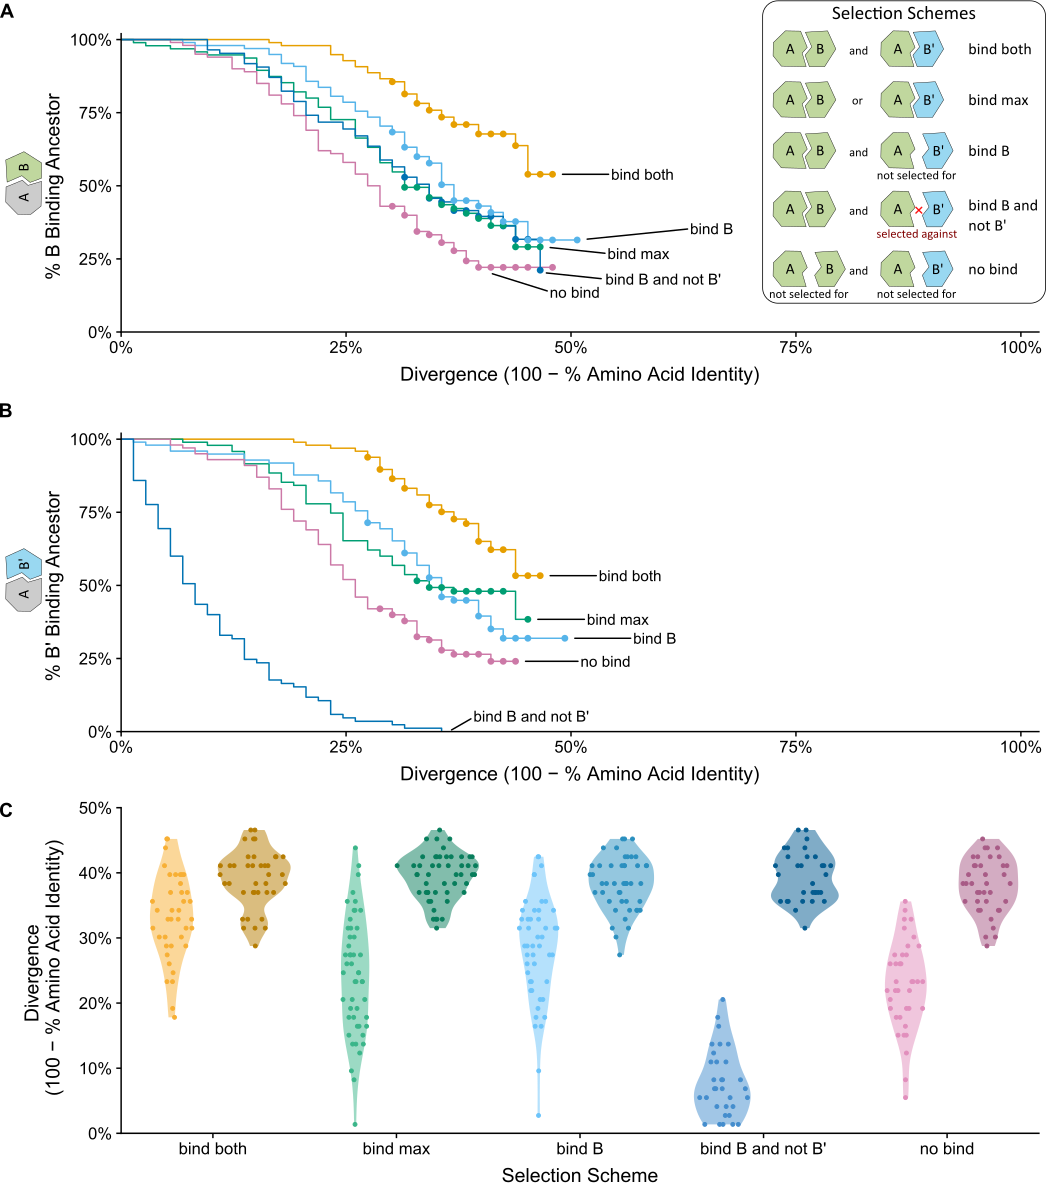

Source code (R):
require(survival)
require(survminer)
require(latticeExtra)
require(ggfortify)
require(ggplot2)
require(GGally)
require(scales)
require(cowplot)
require(ggrepel)
require(reshape2)
require(ggforce)


rm(list = ls())


#script to draw figure that shows anc. binding and divergence

#at .0001
survival.value=c(-5.34086620541)



#get data for A protein, to see if it can still bind B
get.data <- function(this.folder) {
  start <- this.folder
  dirs <- list.files(start)
  
  survival.divergence <- c()
  status.divergence <- c()
  
  for(i in dirs) {
    dat <- read.table(paste(start, i, sep=''), sep='\t', header=T, stringsAsFactors=F);
    
    
    divergence <- 1 - dat$identityA
    survived <- dat$ancestral_interaction_AB <= survival.value
    
    if(is.na(dat$interface_identity_AC[1])){
      divergence <- 1 - dat$identityB
      survived <- dat$ancestral_interaction_AB <=  survival.value
    }
    
    if(length(survived)!=0){
      
      index <- min(which(survived == FALSE))
      
      if(!is.infinite(index)){
        survived[index:length(survived)]<-FALSE
      }
      
      
      cutoff.divergence<-divergence[index]
      max_div<-max(divergence)
      
      cutoff.divergence[is.infinite(cutoff.divergence) | is.na(cutoff.divergence)] <- max_div
      
      survival.divergence <- append(survival.divergence, cutoff.divergence)
      
      status.divergence <- append(status.divergence, as.numeric(!cutoff.divergence == max_div))
    }
  }
  
  tmp.survival.data <- data.frame(survival.divergence=survival.divergence,
                                  status.divergence=status.divergence)
  
  return(tmp.survival.data)
}


#get data from B protein to see if it can bind A
get.dataB <- function(this.folder) {
  start <- this.folder
  dirs <- list.files(start)
  
  survival.divergence <- c()
  status.divergence <- c()
  
  for(i in dirs) {
    dat <- read.table(paste(start, i, sep=''), sep='\t', header=T, stringsAsFactors=F);
    
    divergence <- 1 - dat$identityB
    
    survived <- dat$ancestral_interaction_BA <= survival.value
    
    if(is.na(dat$interface_identity_AC[1])){
      divergence <- 1 - dat$identityB
      survived <- dat$ancestral_interaction_BA <=  survival.value
    }
    
    if(length(survived)!=0){
      
      index <- min(which(survived == FALSE))
      
      if(!is.infinite(index)){
        survived[index:length(survived)]<-FALSE
      }
      
      cutoff.divergence<-divergence[index]
      max_div<-max(divergence)
      
      
      cutoff.divergence[is.infinite(cutoff.divergence) | is.na(cutoff.divergence)] <- max_div
      
      survival.divergence <- append(survival.divergence, cutoff.divergence)
      
      status.divergence <- append(status.divergence, as.numeric(!cutoff.divergence == max_div))
    }
  }
  
  tmp.survival.data <- data.frame(survival.divergence=survival.divergence,
                                  status.divergence=status.divergence)
  
  return(tmp.survival.data)
}


#get data from C protien to see if it can bind A
get.dataC <- function(this.folder, which.chain) {
  start <- this.folder
  dirs <- list.files(start)
  
  survival.divergence <- c()
  status.divergence <- c()
  
  for(i in dirs) {
    dat <- read.table(paste(start, i, sep=''), sep='\t', header=T, stringsAsFactors=F);
    
    
    divergence <- 1 - dat$indentityC
    
    survived <- dat$ancestral_interaction_CA <= survival.value
    if(is.na(dat$interface_identity_AC[1])){
      divergence <- 1 - dat$identityB
      survived <- dat$ancestral_interaction_BA <=  survival.value
    }
    
    if(length(survived)!=0){
      
      index <- min(which(survived == FALSE))
      
      if(!is.infinite(index)){
        survived[index:length(survived)]<-FALSE
      }
      cutoff.divergence<-divergence[index]
      max_div<-max(divergence)
      
      cutoff.divergence[is.infinite(cutoff.divergence) | is.na(cutoff.divergence)] <- max_div
      
      survival.divergence <- append(survival.divergence, cutoff.divergence)
      
      status.divergence <- append(status.divergence, as.numeric(!cutoff.divergence == max_div))
    }
  }
  
  tmp.survival.data <- data.frame(survival.divergence=survival.divergence,
                                  status.divergence=status.divergence)
  
  return(tmp.survival.data)
}


Compare_get_div<-function(B,C){
  
  
  notbind<-NULL
  bind<-NULL
  
  
 for(i in 1:length(B$status.divergence)){
     print(paste(B$status.divergence[i],C$status.divergence[i]))
  if(B$status.divergence[i]!=C$status.divergence[i]){
    
     if(B$status.divergence[i] == 1){
        bind<-c(bind, B$survival.divergence[i] ) 
     }
    if(C$status.divergence[i] == 1){
      bind<-c(bind, C$survival.divergence[i] ) 
    }
    
    if(B$status.divergence[i] == 0){
      notbind<-c(notbind, B$survival.divergence[i] ) 
    }
    if(C$status.divergence[i] == 0){
      notbind<-c(notbind, C$survival.divergence[i] ) 
    }
    
  }
   
 }
  results <- data.frame(notbind=notbind,bind=bind)
  return(results)
  
  
}

Compare_get_div_SD<-function(B,C){
  
  
  notbind<-NULL
  bind<-NULL
  

  for(i in 1:length(B$status.divergence)){

    if(B$status.divergence[i]!=C$status.divergence[i]){
      
      if(B$status.divergence[i] == 1){
        bind<-c(bind, B$survival.divergence[i] ) 
      }
      if(C$status.divergence[i] == 1){
        bind<-c(bind, C$survival.divergence[i] ) 
      }
      
      if(B$status.divergence[i] == 0){
        notbind<-c(notbind, B$survival.divergence[i] ) 
      }
      if(C$status.divergence[i] == 0){
        notbind<-c(notbind, C$survival.divergence[i] ) 
      }
      
    }
    
  }
  results <- data.frame(notbind=sd(notbind)/sqrt(length(notbind)),bind=sd(bind)/sqrt(length(notbind)))
  return(results)
  
  
}


Compare_get_div_t<-function(B,C){
  
  
  notbind<-NULL
  bind<-NULL
  
  for(i in 1:length(B$status.divergence)){
    if(B$status.divergence[i]!=C$status.divergence[i]){
      
      if(B$status.divergence[i] == 1){
        bind<-c(bind, B$survival.divergence[i] ) 
      }
      if(C$status.divergence[i] == 1){
        bind<-c(bind, C$survival.divergence[i] ) 
      }
      
      if(B$status.divergence[i] == 0){
        notbind<-c(notbind, B$survival.divergence[i] ) 
      }
      if(C$status.divergence[i] == 0){
        notbind<-c(notbind, C$survival.divergence[i] ) 
      }
      
    }
    
  }
  

  test<-t.test(notbind,bind,paired=TRUE)
  results <- data.frame(p=test$p.value)
  return(results)
  
  
}


survival.data.WTC <- get.dataC(paste("E:/Mar_Sims/M_SIM_WT_anc/",sep=""))
survival.data.Un1C <- get.dataC(paste('E:/Mar_Sims/M_SIM1_anc/',sep=""))
survival.data.Un2C <- get.dataC(paste('E:/Mar_Sims/M_SIM2_anc/',sep=""))
survival.data.Un3C <- get.dataC(paste('E:/Mar_Sims/M_SIM3_anc/',sep=""))
survival.data.Un4C <- get.dataC(paste('E:/Mar_Sims/M_SIM4_anc/',sep=""))
survival.data.Un5C <- get.dataC(paste('E:/Mar_Sims/M_SIM_WT_nobind_anc/',sep=""))
survival.data.Un6C <- get.dataC(paste('E:/Mar_Sims/M_SIM5_anc/',sep=""))

survival.data.WTB <- get.dataB(paste("E:/Mar_Sims/M_SIM_WT_anc/",sep=""))
survival.data.Un1B <- get.dataB(paste('E:/Mar_Sims/M_SIM1_anc/',sep=""))
survival.data.Un2B <- get.dataB(paste('E:/Mar_Sims/M_SIM2_anc/',sep=""))
survival.data.Un3B <- get.dataB(paste('E:/Mar_Sims/M_SIM3_anc/',sep=""))
survival.data.Un4B <- get.dataB(paste('E:/Mar_Sims/M_SIM4_anc/',sep=""))
survival.data.Un5B <- get.dataB(paste('E:/Mar_Sims/M_SIM_WT_nobind_anc/',sep=""))
survival.data.Un6B <- get.dataB(paste('E:/Mar_Sims/M_SIM5_anc/',sep=""))



survival.data.WT <- get.dataB(paste("E:/Mar_Sims/M_SIM_WT_anc/",sep=""))
survival.data.Un1 <- get.dataB(paste('E:/Mar_Sims/M_SIM1_anc/',sep=""))
survival.data.Un2 <- get.dataB(paste('E:/Mar_Sims/M_SIM2_anc/',sep=""))
survival.data.Un3 <- get.dataB(paste('E:/Mar_Sims/M_SIM3_anc/',sep=""))
survival.data.Un4 <- get.dataB(paste('E:/Mar_Sims/M_SIM4_anc/',sep=""))
survival.data.Un5 <- get.dataB(paste('E:/Mar_Sims/M_SIM_WT_nobind_anc/',sep=""))
survival.data.Un6 <- get.dataB(paste('E:/Mar_Sims/M_SIM5_anc/',sep=""))


#put it in a dataframe
survival.data <- data.frame(time=c(survival.data.WT$survival.divergence, 
                                   survival.data.Un1$survival.divergence,
                                   survival.data.Un2$survival.divergence,
                                   survival.data.Un3$survival.divergence,
                                   survival.data.Un4$survival.divergence,
                                   survival.data.Un5$survival.divergence,
                                   survival.data.Un6$survival.divergence), 
                            status=c(survival.data.WT$status.divergence, 
                                     survival.data.Un1$status.divergence,
                                     survival.data.Un2$status.divergence,
                                     survival.data.Un3$status.divergence,
                                     survival.data.Un4$status.divergence,
                                     survival.data.Un5$status.divergence,
                                     survival.data.Un6$status.divergence), 
                            replicate=c(rep('WT', length(survival.data.WT$status.divergence)), 
                                        rep('bind both', length(survival.data.Un1$status.divergence)),
                                        rep('bind B and not B\'', length(survival.data.Un2$status.divergence)),
                                        rep('bind max', length(survival.data.Un3$status.divergence)),
                                        rep('no bind', length(survival.data.Un4$status.divergence)),
                                        rep('WT no bind', length(survival.data.Un5$status.divergence)),
                                        rep('bind B', length(survival.data.Un6$status.divergence)))
)

#pick out just the data I want to graph
survival.data$replicate <- factor(survival.data$replicate, levels = c('bind both', 'bind B and not B\'','bind max','no bind','bind B'))


#fit surv curves to data
fit = survfit(Surv(time,status)~replicate, data=survival.data)


#figure out how long things are to float labels
temp = survfit(Surv(time,status)~replicate, data=survival.data[survival.data$replicate=='bind both', ])
bb1<-length(summary(temp,censored=TRUE)$time)

temp = survfit(Surv(time,status)~replicate, data=survival.data[survival.data$replicate=='bind B and not B\'', ])
bb2<-length(summary(temp,censored=TRUE)$time)


temp = survfit(Surv(time,status)~replicate, data=survival.data[survival.data$replicate=='bind max', ])
bb3<-length(summary(temp,censored=TRUE)$time)


temp = survfit(Surv(time,status)~replicate, data=survival.data[survival.data$replicate=='no bind', ])
bb4<-length(summary(temp,censored=TRUE)$time)

temp = survfit(Surv(time,status)~replicate, data=survival.data[survival.data$replicate=='bind B', ])
bb5<-length(summary(temp,censored=TRUE)$time)


cbPalette <- c("#E69F00", "#56B4E9", "#009E73", "#0072B2", "#CC79A7")
values = c("bind both" = "#E69F00", "bind B and not B\'" = "#0072B2", 'bind max'="#009E73",'no bind'="#CC79A7", 'bind B'="#56B4E9")


#make plot
g2 <- ggsurv(fit, plot.cens = TRUE,cens.shape = 16)  + scale_colour_manual(values=values) + scale_fill_manual(values=values)

#float labels
g2<-g2+geom_text_repel( 
  label=c( rep(NA,bb1),'bind both', rep(NA,bb2), 'bind B and not B\'',rep(NA,bb3),'bind max',rep(NA,bb4-3),'no bind',rep(NA,bb5+3),'bind B'),
  inherit.as=FALSE, 
  segment.size = 0.5,  force = 3, nudge_x = 0.1,
  box.padding = unit(0.5, 'lines'),
  # Add extra padding around each data point.
  point.padding = unit(1, 'lines'))


g2<-g2+scale_y_continuous(labels = scales::percent,limits=c(0,1.02),expand = c(0, 0))

g2<-g2+scale_x_continuous(labels = scales::percent,limits=c(0,1.02),expand = c(0, 0))

g2<-g2+xlab("Divergence (100 - % Amino Acid Identity)")+ylab("B \n% Binding Ancestor")

g2<-g2 + theme(legend.position = "none",
               legend.title=element_blank(), 
               legend.key = element_blank())


g2<-g2


survival.data.WT <- get.dataC(paste("E:/Mar_Sims/M_SIM_WT_anc/",sep=""))
survival.data.Un1 <- get.dataC(paste('E:/Mar_Sims/M_SIM1_anc/',sep=""))
survival.data.Un2 <- get.dataC(paste('E:/Mar_Sims/M_SIM2_anc/',sep=""))
survival.data.Un3 <- get.dataC(paste('E:/Mar_Sims/M_SIM3_anc/',sep=""))
survival.data.Un4 <- get.dataC(paste('E:/Mar_Sims/M_SIM4_anc/',sep=""))
survival.data.Un5 <- get.dataC(paste('E:/Mar_Sims/M_SIM_WT_nobind_anc/',sep=""))
survival.data.Un6 <- get.dataC(paste('E:/Mar_Sims/M_SIM5_anc/',sep=""))


survival.data <- data.frame(time=c(survival.data.WT$survival.divergence, 
                                   survival.data.Un1$survival.divergence,
                                   survival.data.Un2$survival.divergence,
                                   survival.data.Un3$survival.divergence,
                                   survival.data.Un4$survival.divergence,
                                   survival.data.Un5$survival.divergence,
                                   survival.data.Un6$survival.divergence), 
                            status=c(survival.data.WT$status.divergence, 
                                     survival.data.Un1$status.divergence,
                                     survival.data.Un2$status.divergence,
                                     survival.data.Un3$status.divergence,
                                     survival.data.Un4$status.divergence,
                                     survival.data.Un5$status.divergence,
                                     survival.data.Un6$status.divergence), 
                            replicate=c(rep('WT', length(survival.data.WT$status.divergence)), 
                                        rep('bind both', length(survival.data.Un1$status.divergence)),
                                        rep('bind B and not B\'', length(survival.data.Un2$status.divergence)),
                                        rep('bind max', length(survival.data.Un3$status.divergence)),
                                        rep('no bind', length(survival.data.Un4$status.divergence)),
                                        rep('WT no bind', length(survival.data.Un5$status.divergence)),
                                        rep('bind B', length(survival.data.Un6$status.divergence)))
)

#keep just the data I want they didnt care about the WT sims in eds paper
survival.data$replicate <- factor(survival.data$replicate, levels = c('bind both', 'bind B and not B\'','bind max','no bind','bind B'))

#fit surival curve
fit = survfit(Surv(time,status)~replicate, data=survival.data)

#figure out lengths to float labels nicely
temp = survfit(Surv(time,status)~replicate, data=survival.data[survival.data$replicate=='bind both', ])
bb1<-length(summary(temp,censored=TRUE)$time)

temp = survfit(Surv(time,status)~replicate, data=survival.data[survival.data$replicate=='bind B and not B\'', ])
bb2<-length(summary(temp,censored=TRUE)$time)


temp = survfit(Surv(time,status)~replicate, data=survival.data[survival.data$replicate=='bind max', ])
bb3<-length(summary(temp,censored=TRUE)$time)


temp = survfit(Surv(time,status)~replicate, data=survival.data[survival.data$replicate=='no bind', ])
bb4<-length(summary(temp,censored=TRUE)$time)

temp = survfit(Surv(time,status)~replicate, data=survival.data[survival.data$replicate=='bind B', ])
bb5<-length(summary(temp,censored=TRUE)$time)


#make C plot
g3 <- ggsurv(fit, plot.cens = TRUE,cens.shape = 16)  + scale_colour_manual(values=values) + scale_fill_manual(values=values)

g3<-g3+geom_text_repel( 
  label=c( rep(NA,bb1),'bind both', rep(NA,bb2), 'bind B and not B\'',rep(NA,bb3),'bind max',rep(NA,bb4),'no bind',rep(NA,bb5),'bind B'),
  inherit.as=FALSE,  
  segment.size = 0.5,  force = 0, nudge_x = 0.1,
  box.padding = unit(0.5, 'lines'),
  # Add extra padding around each data point.
  point.padding = unit(1, 'lines'))


g3<-g3+scale_y_continuous(labels = scales::percent,limits=c(0,1.02),expand = c(0, 0))

g3<-g3+scale_x_continuous(labels = scales::percent,limits=c(0,1.02),expand = c(0, 0))

g3<-g3+xlab("Divergence (100 - % Amino Acid Identity)")+ylab("B'\n % Binding Ancestor")

g3<-g3 + theme(legend.position = "none",
               legend.title=element_blank(), 
               legend.key = element_blank())

g3<-g3


#make violin plots

exp1<-Compare_get_div(survival.data.Un1B,survival.data.Un1C)

exp2<-Compare_get_div(survival.data.Un2B,survival.data.Un2C)

exp3<-Compare_get_div(survival.data.Un3B,survival.data.Un3C)

exp4<-Compare_get_div(survival.data.Un4B,survival.data.Un4C)

exp6<-Compare_get_div(survival.data.Un6B,survival.data.Un6C)

exp1sd<-Compare_get_div_SD(survival.data.Un1B,survival.data.Un1C)

exp2sd<-Compare_get_div_SD(survival.data.Un2B,survival.data.Un2C)

exp3sd<-Compare_get_div_SD(survival.data.Un3B,survival.data.Un3C)

exp4sd<-Compare_get_div_SD(survival.data.Un4B,survival.data.Un4C)

exp6sd<-Compare_get_div_SD(survival.data.Un6B,survival.data.Un6C)

exp1t<-Compare_get_div_t(survival.data.Un1B,survival.data.Un1C)

exp2t<-Compare_get_div_t(survival.data.Un2B,survival.data.Un2C)

exp3t<-Compare_get_div_t(survival.data.Un3B,survival.data.Un3C)

exp4t<-Compare_get_div_t(survival.data.Un4B,survival.data.Un4C)

exp6t<-Compare_get_div_t(survival.data.Un6B,survival.data.Un6C)

t<-cbind(exp1t,exp2t,exp3t,exp4t,exp6t)


sd<-cbind(exp1sd,exp2sd,exp3sd,exp4sd,exp6sd)

##Get all of the data for A
q<-data.frame(exp1,exp2,exp3,exp4,exp6)

e1<-data.frame(exp1)
e1$label<-rep('bind both',length(e1$notbind))


e2<-data.frame(exp2)
e2$label<-rep('bind B and not B\'',length(e2$notbind))

e3<-data.frame(exp3)
e3$label<-rep('bind max',length(e3$notbind))

e4<-data.frame(exp4)
e4$label<-rep('no bind',length(e4$notbind))

e6<-data.frame(exp6)
e6$label<-rep('bind B',length(e6$notbind))



t<-rbind(e1,e3,e6,e2,e4)

replicate=c(
  rep('bind both', 2),
  rep('bind B and not B\'', 2),
  rep('bind max', 2),
  rep('no bind', 2),
  rep('bind B', 2))

qq<-melt(q)
qq$replicate<-replicate
qq$sd<-unname(t(sd))


cbPalette <- c("#E69F00", "#56B4E9", "#009E73", "#0072B2", "#CC79A7")


cbPalette <- c("#E69F00", "#009E73","#56B4E9","#0072B2",   "#CC79A7")


dl_Palette<-NULL
for(i in 1:length(cbPalette)){
  dl_Palette<-c(dl_Palette,colorspace::darken(cbPalette[i],amount=0.2),colorspace::lighten(cbPalette[i],amount=0.2))
  
}  
values = c("bind both notbind" = dl_Palette[1], "bind both bind"=dl_Palette[2],'bind max notbind'=dl_Palette[3],'bind max bind'=dl_Palette[4],
           "bind B notbind" = dl_Palette[5], "bind B bind" = dl_Palette[6], 'bind B and not B\' notbind' = dl_Palette[7], 'bind B and not B\' bind' = dl_Palette[8],
           'no bind notbind' = dl_Palette[9], 'no bind bind' = dl_Palette[10])

t<-melt(t)
t$label=factor(t$label, levels=c("bind both", "bind max", "bind B","bind B and not B\'","no bind"))
t$color<-paste(t$label,t$variable)

level_order<-c("bind both", "bind max", "bind B","bind B and not B\'","no bind")


g_bar<-ggplot(data=t, aes(x=factor(label, levels=level_order), y=value,  fill=color )) +
  geom_violin(position=position_dodge(),alpha=0.5,linetype="blank") + scale_colour_manual(values=values) + scale_fill_manual(values=values)+
  geom_sina(aes(colour = factor(color)),size=1)+
  ylab("Divergence \n (100 - % Amino Acid Identity)") + xlab("Selection Scheme")

g_bar<-g_bar+scale_y_continuous(labels = scales::percent,limits=c(0,.5),expand = c(0, 0))


g_bar<-g_bar+scale_x_discrete(expand = c(0, .5))

g_bar<-g_bar+ theme(legend.position = "none",
                    legend.title=element_blank(), 
                    legend.key = element_blank())

pp<-plot_grid(g2,g3,g_bar,labels=c('A','B','C'),nrow=3,ncol=1,align='v')

save_plot("Fig6.pdf",pp, nrow=3,ncol=2,   base_aspect_ratio = 1.3)
